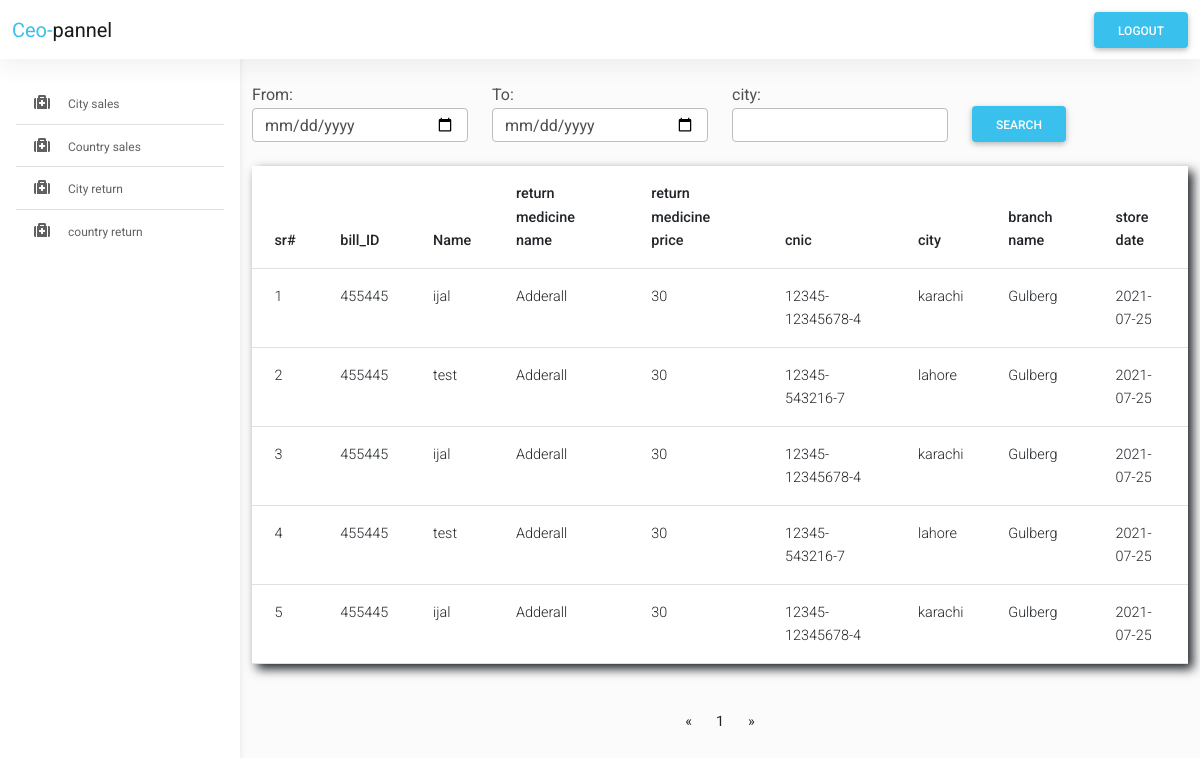
Screenshot of /Ceo/cityreturn.php (signed in) with the database file from the repository.
### tables this page shows
CREATE TABLE `sales_m_return` (
  `id` int(11) NOT NULL,
  `rm_name` text NOT NULL,
  `rm_qty` int(250) NOT NULL,
  `rm_price` int(250) NOT NULL,
  `rm_id` int(250) NOT NULL,
  `salesman_id` int(250) NOT NULL,
  `s_table_r_id` int(250) NOT NULL,
  `created_at` date NOT NULL DEFAULT current_timestamp()
);

CREATE TABLE `sales_manager` (
  `id` int(11) NOT NULL,
  `name` text NOT NULL,
  `cnic` text NOT NULL,
  `phone` text NOT NULL,
  `password` text NOT NULL,
  `country` text NOT NULL,
  `city` text NOT NULL,
  `branch_name` text NOT NULL
);

### Ceo/cityreturn.php (the view, shortened to what this page needs)
<?php
include "./layouts/header.php";
include "./layouts/navbar.php";
?>
<main style="margin-top: 58px">
  <div class="container pt-4">
    <section>
      <div class="row">
      <div class="col-xl-12 col-sm-10 col-12 mb-4">
        <div class="col-xl-12 col-sm-10 col-12 mb-4">
        <form action="<?php echo $_SERVER['PHP_SELF']; ?>" method="post">
<div class="row mt-10px">
    <div class="col-md-3 " >
    <label for="">From: </label>
        <input type="date" name="date_1" class="form-control "   />
    </div>
    <div class="col-md-3">
<label for="">To:</label>
<input type="date" name="date_2" class="form-control"  />
</div>
<div class="col-md-3">
        <label for="">city:</label>
        <input type="text" name="city" class="form-control"  />
    </div>
    <div class="col-md-3">
        <button type="submit" class="btn btn-info mt-4" name="btnseach" style="width: fit-content;margin-top:20px">search</button>
    </div>
    </form>
          </div>
        </div>
          <table class="table">
            <thead>
              <tr>
                <th>sr#</th>
                <th>bill_ID</th>
                <th>Name</th>
                <th>return medicine name</th>
                <th>return medicine price</th>
                <th>cnic</th>
                <th>city</th>
                <th>branch name</th>
                <th>store date</th>
              </tr>
            </thead>
            <tbody>
            <?php
    $index=0;
  $result_per_page = 5;
        $sql = "SELECT * FROM sales_m_return ";
        $result = $connect->query($sql);
        $number_of_rows = mysqli_num_rows($result);
        if ($result->num_rows > 0) {
            $number_of_f_p = ceil($number_of_rows / $result_per_page);
            if (!isset($_GET['page'])) {
                $page = 1;
            } else {
                $page = $_GET['page'];
            }
            $this_page_f_result = ($page - 1) * $result_per_page;
           if(isset($_POST['btnseach'])){
               $date_1=$_POST["date_1"];
               $date_2=$_POST["date_2"];
               $city=$_POST["city"];
               $sql = "SELECT * from sales_m_return a, sales_manager b  where city='$city' AND created_at between   '$date_1'  AND   '$date_2'   LIMIT " . $this_page_f_result . ',' . $result_per_page;
           }else{
               $sql = "SELECT * from sales_m_return a, sales_manager b LIMIT " . $this_page_f_result . ',' . $result_per_page;
           }
            $result = $connect->query($sql);
            while ($row = $result->fetch_assoc()) {
        ?>
                                <tr>
                                  <td><?php echo ++$index; ?></td>
                                  <td><?php echo $row['rm_id']; ?></td>
                                  <td><?php echo $row['name']; ?></td>
                                  <td><?php echo $row['rm_name']; ?></td>
                                  <td><?php echo $row['rm_price']; ?></td>
                                    <td ><?php echo $row['cnic']; ?></td>
                                    <td ><?php echo $row['city']; ?></td>
                                    <td ><?php echo $row['branch_name']; ?></td>
                                    <td><?php echo $row['created_at']; ?></td>
                                </tr>
                    <?php
                            }
                        }
                    ?>
            </tbody>
          </table>
        </div>
        <div class="set_pagination">
    <nav aria-label="Page navigation example">
        <ul class="pagination justify-content-center">
            <li class="page-item">
                <a class="page-link" href="index.php?page=<?php echo $page ?>" aria-label="Previous">
                    <span aria-hidden="true">&laquo;</span>
                </a>
            </li>
            <?php
            for ($page = 1; $page <= $number_of_f_p; $page++) {
            ?>
                <li class="page-item"><a class="page-link" href="index.php?page=<?php echo $page ?>"><?php echo $page ?></a></li>
            <?php
            }
            ?>
            <li class="page-item">
                <a class="page-link" href="index.php?page=<?php echo $page - 1 ?>" aria-label="Next">
                    <span aria-hidden="true">&raquo;</span>
                </a>
            </li>
        </ul>
    </nav>
</div>
      </div>
</main>
<?php
include "./layouts/footer.php";
?>

### Ceo/assets/css/admin.css (style rules this page uses)
body { background-color: #fbfbfb; }
@media (min-width: 991.98px) { main { padding-left: 240px; } }

### Ceo/layouts/header.php (style rules this page uses)
table { background-color: white; padding: 10px; box-shadow: 5px 5px 10px; }

### rows the page displays
sales_m_return: rm "455445", sales_manager.name "ijal", rm_name "Adderall", rm_price "30", sales_manager.cnic "12345-12345678-4", sales_manager.city "karachi", sales_manager.branch_name "Gulberg", created_at "2021-07-25", sales_manager.name "test", sales_manager.cnic "12345-543216-7", sales_manager.city "lahore"
sales_m_return: rm "455445", sales_manager.name "ijal", rm_name "Adderall", rm_price "30", sales_manager.cnic "12345-12345678-4", sales_manager.city "karachi", sales_manager.branch_name "Gulberg", created_at "2021-07-25", sales_manager.name "test", sales_manager.cnic "12345-543216-7", sales_manager.city "lahore"
sales_m_return: rm "455445", sales_manager.name "ijal", rm_name "Adderall", rm_price "30", sales_manager.cnic "12345-12345678-4", sales_manager.city "karachi", sales_manager.branch_name "Gulberg", created_at "2021-07-25"
